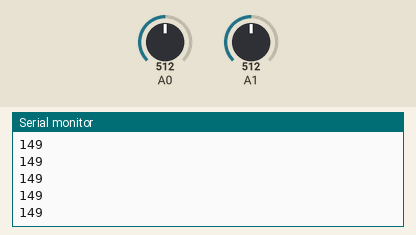
A sketch run on a simulated Arduino Uno, built with avr-gcc and run on an emulated ATmega328P. On the bench: the last lines printed to the serial monitor. The inputs (shaded band) are chosen by the test bench; at power-on: A0 = 512, A1 = 512.

Above: at 1.2 s.
1.3 s: A0 set to 716
At 1.31 s:
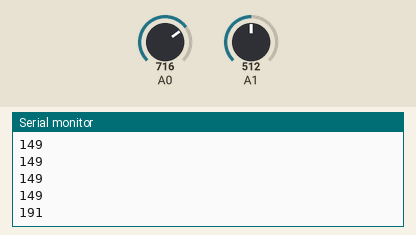
2.8 s: A1 set to 900
At 2.82 s:
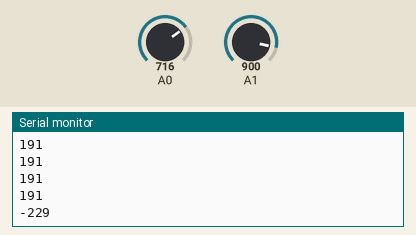
4.3 s: A1 set to 1023
At 4.32 s:
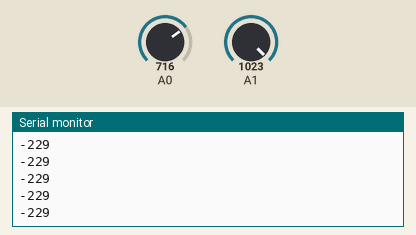
5.8 s: A0 set to 1023
At 5.83 s:
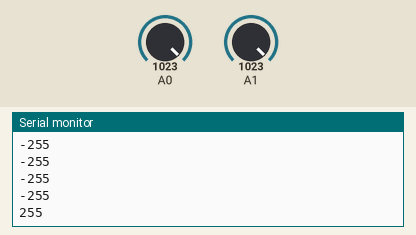
Timing chart, 0 to 8.3 s (numbered marks = the images above; inputs shaded):
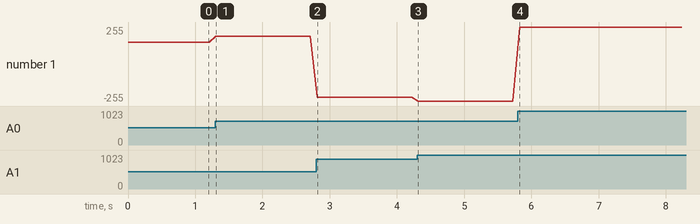

Measured:
- after the input at 1.3 s, the serial monitor: prints a new line at once (image 1)
- after the input at 2.8 s, the serial monitor: prints a new line at once (image 2)
- after the input at 5.8 s, the serial monitor: prints a new line at once (image 4)
- plotted number 1: 149 → 191 after the input at 1.3 s, 191 → -229 after the input at 2.8 s, -229 → -255 after the input at 4.3 s, -255 → 255 after the input at 5.8 s

The sketch:

sketch_may24a.ino
```cpp
const int lineSensorLeft = A1;
const int lineSensorRight = A0;


enum TurnDirection {
  TURN_LEFT = -1,
  TURN_FORWARD = 0,
  TURN_RIGHT = 1,
};

struct MovementInstruction {
  int throttle;
  int direction;
};


class LaneFollower {
  // Flesh out this class with so that it becomes general navigation class? ie obstacles etc
 private:
  // IO:
  byte _leftPin;
  byte _rightPin;
  // Internal Variables:
  int _leftVal;
  int _rightVal;
  // Sensitivity/control tweaks:
  const int _lineThreshold = 50;
  const int _LOWEST_TURN_VALUE = 55;

  int getTurnDirection(){
    if (_leftVal < _lineThreshold && _rightVal < _lineThreshold){
      return TURN_FORWARD;
    }
    // todo: something else if both are activated
    return _leftVal > _rightVal ? TURN_RIGHT : TURN_LEFT;
  }

  int getThrottleIntensity(int turn){
    // turn: instance of TurnDirection enum
    // returns: output value between 0 and 255
    if (turn == TURN_FORWARD){
      return 255;
    }
    int turn_urgency = (turn == TURN_LEFT) ? _rightVal : _leftVal; // determines which direction
    return map(turn_urgency, 50, 1023, _LOWEST_TURN_VALUE, 255);
  }

  void readSensors(){
    _leftVal = analogRead(_leftPin);
    _rightVal = analogRead(_rightPin);
  }

 public:
  // Constructor:
  LaneFollower(int leftPin, int rightPin) : _leftPin(leftPin), _rightPin(rightPin){}

  // Interface:
  // Usage: getNewMovementInstruction(&a, &b)
  void getNewMovementInstruction(int *direction, int *intensity){
    // TODO: use struct instead of pointers
    readSensors();
  *direction = getTurnDirection();
    *intensity = getThrottleIntensity(*direction);
  }
};

LaneFollower laneNav(lineSensorLeft, lineSensorRight);
void setup()
{
  Serial.begin(9600);
}

int instructionToInt(int dir, int intensity){
  if (dir == TURN_FORWARD)
    return 0;
  return dir == TURN_LEFT ? intensity : -intensity;
}

void loop()
{
  int direction, intensity;
  laneNav.getNewMovementInstruction(&direction, &intensity);
  Serial.println(instructionToInt(direction, intensity));
  delay(100);
}
```
